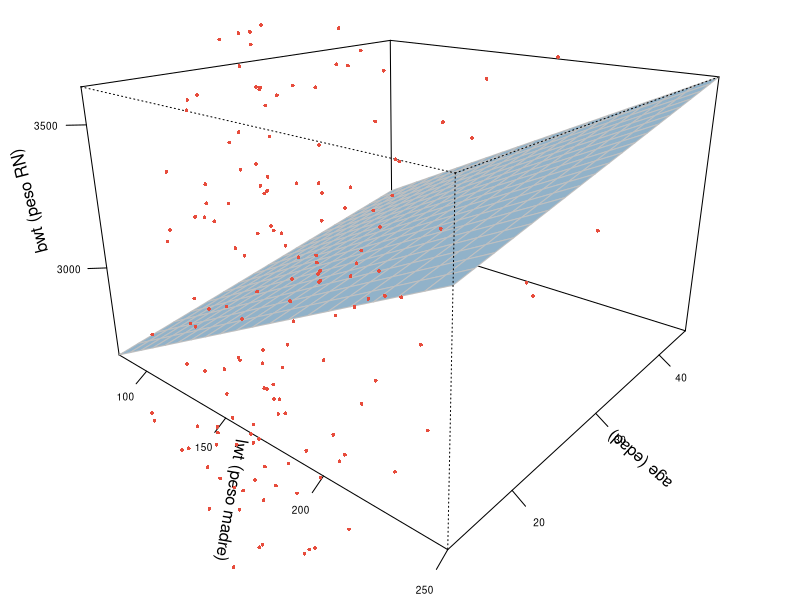
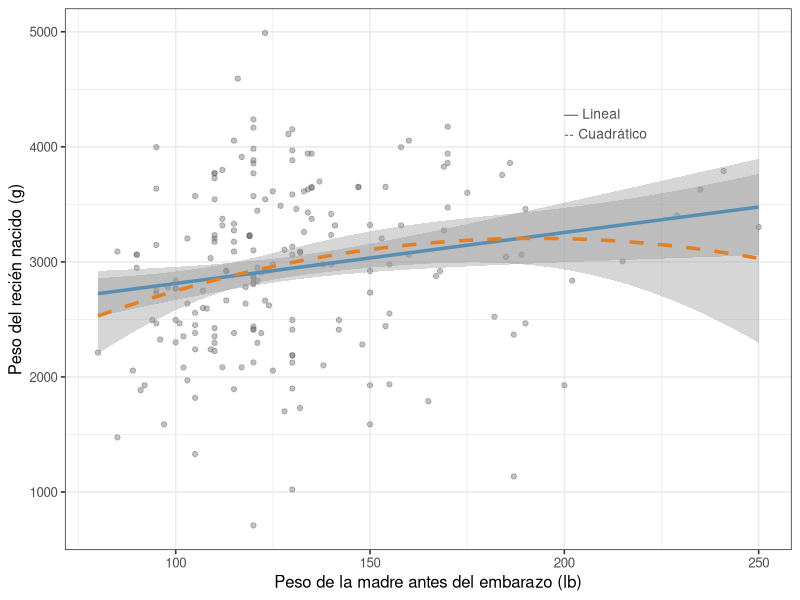
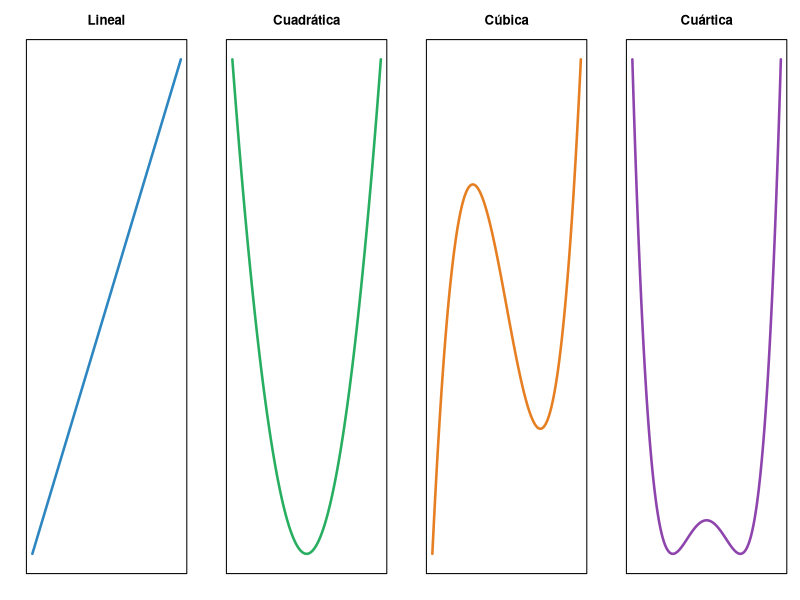

Generate these figures, in order, with R:
## -----------------------------------------------------------------------------
#| label: coef-simple-multi
#| message: false

library(MASS)
data(birthwt)
dat <- birthwt
dat <- within(dat, {
  ht    <- as.factor(ht); low   <- as.factor(low)
  race  <- as.factor(race); smoke <- as.factor(smoke)
  ui    <- as.factor(ui)
})

# Modelo simple vs. múltiple
mod_simple <- lm(bwt ~ lwt, data = dat)
mod_multi  <- lm(bwt ~ lwt + age + smoke, data = dat)

cat("=== Regresión simple: bwt ~ lwt ===\n")
cat("b(lwt) =", round(coef(mod_simple)["lwt"], 3), "\n\n")

cat("=== Regresión múltiple: bwt ~ lwt + age + smoke ===\n")
cat("b(lwt) =",   round(coef(mod_multi)["lwt"],    3), "\n")
cat("b(age) =",   round(coef(mod_multi)["age"],    3), "\n")
cat("b(smoke1) =", round(coef(mod_multi)["smoke1"], 3), "\n")


## -----------------------------------------------------------------------------
#| label: fig-plano-regresion
#| fig-cap: "Plano de regresión ajustado para el peso al nacer (`bwt`) en función de dos predictores continuos: el peso de la madre (`lwt`) y su edad (`age`). La superficie azul representa los valores predichos por el modelo y los puntos rojos son las observaciones. La pendiente del plano a lo largo de cada eje corresponde al coeficiente del predictor respectivo, manteniendo constante el otro."
#| fig-width: 6.5
#| fig-height: 5.5
#| message: false

mod_plano <- lm(bwt ~ lwt + age, data = dat)

# Malla de predicción sobre los dos predictores continuos
lwt_seq <- seq(min(dat$lwt), max(dat$lwt), length.out = 20)
age_seq <- seq(min(dat$age), max(dat$age), length.out = 20)
grid    <- expand.grid(lwt = lwt_seq, age = age_seq)
z       <- matrix(predict(mod_plano, grid), nrow = length(lwt_seq))

par(mar = c(1.5, 1.5, 1, 1.5))
pmat <- persp(lwt_seq, age_seq, z, theta = 40, phi = 20,
              col = "#AED6F1", border = "gray75", shade = 0.35, expand = 0.65,
              ticktype = "detailed", nticks = 4, cex.axis = 0.6,
              xlab = "lwt (peso madre)", ylab = "age (edad)", zlab = "bwt (peso RN)")

# Proyectar las observaciones sobre el plano de perspectiva
obs <- trans3d(dat$lwt, dat$age, dat$bwt, pmat)
points(obs, pch = 16, col = "#E74C3C", cex = 0.5)


## -----------------------------------------------------------------------------
#| label: vif-check
library(car)
mod_full <- lm(bwt ~ age + ftv + ht + lwt + ptl + race + smoke + ui, data = dat)
cat("=== VIF del modelo completo ===\n")
vif(mod_full)


## -----------------------------------------------------------------------------
#| label: seleccion-aic
# Comparación de modelos por AIC y BIC
mod1 <- lm(bwt ~ ht + lwt + race + smoke + ui, data = dat)
mod2 <- lm(bwt ~ age + ht + lwt + race + smoke + ui, data = dat)
mod3 <- lm(bwt ~ age + I(age^2) + ht + lwt + race + smoke + ui, data = dat)

AIC_tab <- AIC(mod1, mod2, mod3)
BIC_tab <- BIC(mod1, mod2, mod3)

knitr::kable(cbind(Modelo = c("sin age","con age","con age+age²"),
                   AIC=AIC_tab[,-1], BIC = BIC_tab[,2]),
             caption = "Comparación de modelos por AIC y BIC. Menores valores indican mejor ajuste penalizado por complejidad.")


## -----------------------------------------------------------------------------
#| label: fig-poly-regression
#| fig-cap: "Relación entre el peso pregestacional de la madre (lwt) y el peso del recién nacido (bwt). La línea azul representa el ajuste lineal univariado; la línea naranja representa el ajuste cuadrático (con lwt²). La adición del término cuadrático captura mejor la relación no lineal en el rango de pesos extremos."
#| fig-width: 7
#| fig-height: 4
#| message: false

library(ggplot2)
ggplot(dat, aes(lwt, bwt)) +
  geom_point(alpha = 0.4, colour = "gray40") +
  geom_smooth(method = "lm", formula = y ~ x,
              se = TRUE, colour = "#2E86C1", linewidth = 1.2) +
  geom_smooth(method = "lm", formula = y ~ poly(x, 2),
              se = TRUE, colour = "#E67E22", lty = 2, linewidth = 1.2) +
  labs(x = "Peso de la madre antes del embarazo (lb)",
       y = "Peso del recién nacido (g)") +
  annotate("text", x = 200, y = 4200,
           label = "— Lineal\n-- Cuadrático", hjust = 0,
           colour = "gray30", size = 3.5) +
  theme_bw(base_size = 12)


## -----------------------------------------------------------------------------
#| label: fig-tendencias-polinomicas
#| fig-cap: "Formas características de las tendencias polinómicas. De izquierda a derecha: lineal (sin cambios de dirección), cuadrática (un cambio), cúbica (dos cambios) y cuártica (tres cambios). Cada término polinómico adicional añade un posible cambio de dirección en la relación entre el predictor y la respuesta."
#| fig-width: 9
#| fig-height: 2.8
#| echo: false

par(mfrow = c(1, 4), mar = c(2, 2, 3, 1))
x <- seq(-2.2, 2.2, length.out = 300)
plot(x, x,             type = "l", lwd = 2.5, col = "#2E86C1", main = "Lineal",     xlab = "", ylab = "", axes = FALSE); box()
plot(x, x^2,           type = "l", lwd = 2.5, col = "#27AE60", main = "Cuadrática", xlab = "", ylab = "", axes = FALSE); box()
plot(x, x^3 - 3 * x,   type = "l", lwd = 2.5, col = "#E67E22", main = "Cúbica",     xlab = "", ylab = "", axes = FALSE); box()
plot(x, x^4/4 - x^2/2, type = "l", lwd = 2.5, col = "#8E44AD", main = "Cuártica",   xlab = "", ylab = "", axes = FALSE); box()
par(mfrow = c(1, 1))
